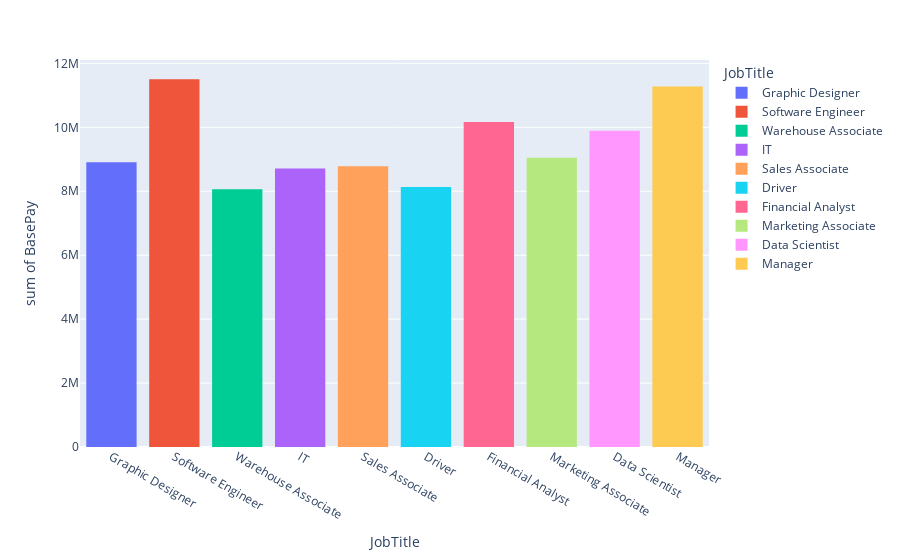

Write notebook code for a chart like this one.
### Markdown cell above
# Histogram

### Code cell
px.histogram(df,x='JobTitle',y='BasePay', color='JobTitle')

### Figure 1 — Plotly figure (JSON) as saved in the notebook; plotly's stock layout.template omitted (floating-point values rounded to 4 significant figures)
{"data": [{"alignmentgroup": "True", "bingroup": "x", "histfunc": "sum", "hovertemplate": "JobTitle=%{x}<br>sum of BasePay=%{y}<extra></extra>", "legendgroup": "Graphic Designer", "marker": {"color": "#636efa", "pattern": {"shape": ""}}, "name": "Graphic Designer", "offsetgroup": "Graphic Designer", "orientation": "v", "showlegend": true, "type": "histogram", "x": ["Graphic Designer", "Graphic Designer", "Graphic Designer", "Graphic Designer", "Graphic Designer", "Graphic Designer", "Graphic Designer", "Graphic Designer", "Graphic Designer", "Graphic Designer", "Graphic Designer", "Graphic Designer", "Graphic Designer", "Graphic Designer", "Graphic Designer", "Graphic Designer", "Graphic Designer", "Graphic Designer", "Graphic Designer", "Graphic Designer", "Graphic Designer", "Graphic Designer", "Graphic Designer", "Graphic Designer", "Graphic Designer", "Graphic Designer", "Graphic Designer", "Graphic Designer", "Graphic Designer", "Graphic Designer", "Graphic Designer", "Graphic Designer", "Graphic Designer", "Graphic Designer", "Graphic Designer", "Graphic Designer", "Graphic Designer", "Graphic Designer", "Graphic Designer", "Graphic Designer", "Graphic Designer", "Graphic Designer", "Graphic Designer", "Graphic Designer", "Graphic Designer", "Graphic Designer", "Graphic Designer", "Graphic Designer", "Graphic Designer", "Graphic Designer", "Graphic Designer", "Graphic Designer", "Graphic Designer", "Graphic Designer", "Graphic Designer", "Graphic Designer", "Graphic Designer", "Graphic Designer", "Graphic Designer", "Graphic Designer", "Graphic Designer", "Graphic Designer", "Graphic Designer", "Graphic Designer", "Graphic Designer", "Graphic Designer", "Graphic Designer", "Graphic Designer", "Graphic Designer", "Graphic Designer", "Graphic Designer", "Graphic Designer", "Graphic Designer", "Graphic Designer", "Graphic Designer", "Graphic Designer", "Graphic Designer", "Graphic Designer", "Graphic Designer", "Graphic Designer", "Graphic Designer", "Graphic Designer", "Graphic Designer", "Graphic Designer", "Graphic Designer", "Graphic Designer", "Graphic Designer", "Graphic Designer", "Graphic Designer", "Graphic Designer", "Graphic Designer", "Graphic Designer", "Graphic Designer", "Graphic Designer", "Graphic Designer", "Graphic Designer", "Graphic Designer", "Graphic Designer"], "xaxis": "x", "y": [42363, 99464, 67585, 112976, 102261, 71182, 88566, 74167, 86766, 83031, 69462, 96045, 78462, 83758, 40187, 66529, 108241, 61000, 93073, 106887, 100416, 89411, 57398, 120294, 102736, 75506, 81826, 50601, 103133, 114680, 72301, 108820, 102108, 132873, 95169, 88571, 130251, 116751, 99543, 66125, 125770, 56954, 59399, 79144, 107025, 100516, 105800, 118762, 106893, 85702, 75833, 123371, 105632, 127608, 104082, 126100, 120697, 70311, 66611, 70559, 69734, 91504, 55845, 106883, 113465, 55569, 97240, 84803, 41603, 72422, 97768, 76103, 100160, 80635, 133741, 99942, 101273, 75316, 111502, 106204, 111041, 107818, 108731, 114048, 82057, 73142, 107065, 115344, 96232, 72248, 75017, 135512, 96609, 63914, 90474, 36642, 91030, 81545], "yaxis": "y"}, {"alignmentgroup": "True", "bingroup": "x", "histfunc": "sum", "hovertemplate": "JobTitle=%{x}<br>sum of BasePay=%{y}<extra></extra>", "legendgroup": "Software Engineer", "marker": {"color": "#EF553B", "pattern": {"shape": ""}}, "name": "Software Engineer", "offsetgroup": "Software Engineer", "orientation": "v", "showlegend": true, "type": "histogram", "x": ["Software Engineer", "Software Engineer", "Software Engineer", "Software Engineer", "Software Engineer", "Software Engineer", "Software Engineer", "Software Engineer", "Software Engineer", "Software Engineer", "Software Engineer", "Software Engineer", "Software Engineer", "Software Engineer", "Software Engineer", "Software Engineer", "Software Engineer", "Software Engineer", "Software Engineer", "Software Engineer", "Software Engineer", "Software Engineer", "Software Engineer", "Software Engineer", "Software Engineer", "Software Engineer", "Software Engineer", "Software Engineer", "Software Engineer", "Software Engineer", "Software Engineer", "Software Engineer", "Software Engineer", "Software Engineer", "Software Engineer", "Software Engineer", "Software Engineer", "Software Engineer", "Software Engineer", "Software Engineer", "Software Engineer", "Software Engineer", "Software Engineer", "Software Engineer", "Software Engineer", "Software Engineer", "Software Engineer", "Software Engineer", "Software Engineer", "Software Engineer", "Software Engineer", "Software Engineer", "Software Engineer", "Software Engineer", "Software Engineer", "Software Engineer", "Software Engineer", "Software Engineer", "Software Engineer", "Software Engineer", "Software Engineer", "Software Engineer", "Software Engineer", "Software Engineer", "Software Engineer", "Software Engineer", "Software Engineer", "Software Engineer", "Software Engineer", "Software Engineer", "Software Engineer", "Software Engineer", "Software Engineer", "Software Engineer", "Software Engineer", "Software Engineer", "Software Engineer", "Software Engineer", "Software Engineer", "Software Engineer", "Software Engineer", "Software Engineer", "Software Engineer", "Software Engineer", "Software Engineer", "Software Engineer", "Software Engineer", "Software Engineer", "Software Engineer", "Software Engineer", "Software Engineer", "Software Engineer", "Software Engineer", "Software Engineer", "Software Engineer", "Software Engineer", "Software Engineer", "Software Engineer", "Software Engineer", "Software Engineer", "Software Engineer", "Software Engineer", "Software Engineer", "Software Engineer", "Software Engineer", "Software Engineer", "Software Engineer", "Software Engineer", "Software Engineer"], "xaxis": "x", "y": [108476, 108080, 97523, 132823, 100305, 66359, 96040, 91674, 92928, 88724, 119024, 81503, 89474, 88037, 112466, 88814, 68466, 80355, 82534, 125572, 103763, 68295, 79208, 142105, 109623, 120593, 106896, 87352, 139760, 101262, 77309, 88482, 120156, 65711, 66084, 130826, 74316, 107366, 139841, 111903, 155834, 140445, 86675, 112491, 157852, 134758, 61527, 112134, 124817, 92099, 155676, 124871, 92289, 102597, 145632, 89811, 154039, 98281, 121821, 113122, 92154, 76654, 118231, 110886, 83264, 106146, 95754, 114029, 134757, 103978, 89225, 79462, 87848, 132323, 71278, 126239, 119522, 128680, 109136, 94745, 103181, 120096, 157277, 122624, 106503, 67913, 138184, 117131, 79177, 139068, 121910, 82277, 81515, 81057, 65313, 55555, 160460, 86650, 104623, 86375, 118282, 127250, 81547, 124660, 93855, 132815, 106045, 109606, 119069], "yaxis": "y"}, {"alignmentgroup": "True", "bingroup": "x", "histfunc": "sum", "hovertemplate": "JobTitle=%{x}<br>sum of BasePay=%{y}<extra></extra>", "legendgroup": "Warehouse Associate", "marker": {"color": "#00cc96", "pattern": {"shape": ""}}, "name": "Warehouse Associate", "offsetgroup": "Warehouse Associate", "orientation": "v", "showlegend": true, "type": "histogram", "x": ["Warehouse Associate", "Warehouse Associate", "Warehouse Associate", "Warehouse Associate", "Warehouse Associate", "Warehouse Associate", "Warehouse Associate", "Warehouse Associate", "Warehouse Associate", "Warehouse Associate", "Warehouse Associate", "Warehouse Associate", "Warehouse Associate", "Warehouse Associate", "Warehouse Associate", "Warehouse Associate", "Warehouse Associate", "Warehouse Associate", "Warehouse Associate", "Warehouse Associate", "Warehouse Associate", "Warehouse Associate", "Warehouse Associate", "Warehouse Associate", "Warehouse Associate", "Warehouse Associate", "Warehouse Associate", "Warehouse Associate", "Warehouse Associate", "Warehouse Associate", "Warehouse Associate", "Warehouse Associate", "Warehouse Associate", "Warehouse Associate", "Warehouse Associate", "Warehouse Associate", "Warehouse Associate", "Warehouse Associate", "Warehouse Associate", "Warehouse Associate", "Warehouse Associate", "Warehouse Associate", "Warehouse Associate", "Warehouse Associate", "Warehouse Associate", "Warehouse Associate", "Warehouse Associate", "Warehouse Associate", "Warehouse Associate", "Warehouse Associate", "Warehouse Associate", "Warehouse Associate", "Warehouse Associate", "Warehouse Associate", "Warehouse Associate", "Warehouse Associate", "Warehouse Associate", "Warehouse Associate", "Warehouse Associate", "Warehouse Associate", "Warehouse Associate", "Warehouse Associate", "Warehouse Associate", "Warehouse Associate", "Warehouse Associate", "Warehouse Associate", "Warehouse Associate", "Warehouse Associate", "Warehouse Associate", "Warehouse Associate", "Warehouse Associate", "Warehouse Associate", "Warehouse Associate", "Warehouse Associate", "Warehouse Associate", "Warehouse Associate", "Warehouse Associate", "Warehouse Associate", "Warehouse Associate", "Warehouse Associate", "Warehouse Associate", "Warehouse Associate", "Warehouse Associate", "Warehouse Associate", "Warehouse Associate", "Warehouse Associate", "Warehouse Associate", "Warehouse Associate", "Warehouse Associate", "Warehouse Associate"], "xaxis": "x", "y": [90208, 86220, 95584, 99545, 108446, 85205, 104271, 58219, 82453, 127085, 101154, 74938, 77584, 80192, 48755, 59044, 109419, 111342, 92358, 76517, 87684, 88994, 68639, 64844, 93470, 86423, 106478, 108922, 102815, 106158, 121376, 92722, 62260, 62097, 37026, 83025, 94973, 133927, 56172, 77793, 84930, 93306, 91568, 76865, 85306, 87134, 114479, 64624, 90005, 78021, 66407, 72945, 92080, 77655, 116774, 94927, 83774, 114733, 81988, 68300, 68384, 128669, 82244, 100465, 126375, 106233, 58130, 118322, 79274, 63928, 79334, 125574, 92516, 106963, 90612, 93441, 85453, 102106, 71371, 87575, 134109, 82343, 64994, 120277, 90000, 74829, 106722, 126256, 45915, 107479], "yaxis": "y"}, {"alignmentgroup": "True", "bingroup": "x", "histfunc": "sum", "hovertemplate": "JobTitle=%{x}<br>sum of BasePay=%{y}<extra></extra>", "legendgroup": "IT", "marker": {"color": "#ab63fa", "pattern": {"shape": ""}}, "name": "IT", "offsetgroup": "IT", "orientation": "v", "showlegend": true, "type": "histogram", "x": ["IT", "IT", "IT", "IT", "IT", "IT", "IT", "IT", "IT", "IT", "IT", "IT", "IT", "IT", "IT", "IT", "IT", "IT", "IT", "IT", "IT", "IT", "IT", "IT", "IT", "IT", "IT", "IT", "IT", "IT", "IT", "IT", "IT", "IT", "IT", "IT", "IT", "IT", "IT", "IT", "IT", "IT", "IT", "IT", "IT", "IT", "IT", "IT", "IT", "IT", "IT", "IT", "IT", "IT", "IT", "IT", "IT", "IT", "IT", "IT", "IT", "IT", "IT", "IT", "IT", "IT", "IT", "IT", "IT", "IT", "IT", "IT", "IT", "IT", "IT", "IT", "IT", "IT", "IT", "IT", "IT", "IT", "IT", "IT", "IT", "IT", "IT", "IT", "IT", "IT", "IT", "IT", "IT", "IT", "IT", "IT"], "xaxis": "x", "y": [70890, 112392, 84638, 78986, 102120, 88152, 127769, 47036, 53956, 108495, 126828, 69855, 72542, 80981, 83499, 127062, 74073, 90024, 54245, 109345, 78113, 98515, 102247, 64958, 100014, 95964, 82126, 37780, 121210, 104361, 98100, 133472, 75811, 79544, 70846, 75932, 56309, 91066, 131275, 98456, 75518, 64468, 94354, 88749, 77881, 65225, 56656, 70157, 99369, 67323, 93335, 45747, 132267, 90542, 111120, 165229, 105598, 49622, 98423, 111770, 106584, 81325, 118314, 101791, 84878, 55560, 104589, 61081, 126370, 103416, 124847, 113283, 93802, 96982, 57500, 101050, 93358, 131411, 98995, 109645, 64807, 41151, 49449, 99472, 85648, 109832, 92257, 59377, 112502, 89272, 105771, 91447, 110627, 92950, 112169, 106945], "yaxis": "y"}, {"alignmentgroup": "True", "bingroup": "x", "histfunc": "sum", "hovertemplate": "JobTitle=%{x}<br>sum of BasePay=%{y}<extra></extra>", "legendgroup": "Sales Associate", "marker": {"color": "#FFA15A", "pattern": {"shape": ""}}, "name": "Sales Associate", "offsetgroup": "Sales Associate", "orientation": "v", "showlegend": true, "type": "histogram", "x": ["Sales Associate", "Sales Associate", "Sales Associate", "Sales Associate", "Sales Associate", "Sales Associate", "Sales Associate", "Sales Associate", "Sales Associate", "Sales Associate", "Sales Associate", "Sales Associate", "Sales Associate", "Sales Associate", "Sales Associate", "Sales Associate", "Sales Associate", "Sales Associate", "Sales Associate", "Sales Associate", "Sales Associate", "Sales Associate", "Sales Associate", "Sales Associate", "Sales Associate", "Sales Associate", "Sales Associate", "Sales Associate", "Sales Associate", "Sales Associate", "Sales Associate", "Sales Associate", "Sales Associate", "Sales Associate", "Sales Associate", "Sales Associate", "Sales Associate", "Sales Associate", "Sales Associate", "Sales Associate", "Sales Associate", "Sales Associate", "Sales Associate", "Sales Associate", "Sales Associate", "Sales Associate", "Sales Associate", "Sales Associate", "Sales Associate", "Sales Associate", "Sales Associate", "Sales Associate", "Sales Associate", "Sales Associate", "Sales Associate", "Sales Associate", "Sales Associate", "Sales Associate", "Sales Associate", "Sales Associate", "Sales Associate", "Sales Associate", "Sales Associate", "Sales Associate", "Sales Associate", "Sales Associate", "Sales Associate", "Sales Associate", "Sales Associate", "Sales Associate", "Sales Associate", "Sales Associate", "Sales Associate", "Sales Associate", "Sales Associate", "Sales Associate", "Sales Associate", "Sales Associate", "Sales Associate", "Sales Associate", "Sales Associate", "Sales Associate", "Sales Associate", "Sales Associate", "Sales Associate", "Sales Associate", "Sales Associate", "Sales Associate", "Sales Associate", "Sales Associate", "Sales Associate", "Sales Associate", "Sales Associate", "Sales Associate"], "xaxis": "x", "y": [106524, 90386, 103007, 90780, 83034, 66168, 52633, 52290, 84132, 135013, 115165, 84844, 57783, 129425, 129609, 100091, 80135, 61164, 93268, 85928, 72120, 108288, 94492, 100463, 92276, 56745, 98321, 77275, 128173, 102473, 89570, 118653, 105410, 113544, 37898, 84935, 85948, 127561, 85398, 91566, 131608, 118888, 110746, 85986, 87418, 76522, 112188, 87131, 90426, 87585, 64754, 75238, 66377, 129620, 81866, 124470, 70595, 101133, 83095, 84592, 121589, 102745, 95505, 98499, 59334, 117202, 66887, 116642, 106798, 78625, 64920, 51837, 136209, 96023, 60983, 120579, 83308, 49553, 130417, 91342, 101140, 96900, 94154, 67296, 101423, 142505, 106279, 112604, 92468, 113031, 88195, 86795, 82164, 102593], "yaxis": "y"}, {"alignmentgroup": "True", "bingroup": "x", "histfunc": "sum", "hovertemplate": "JobTitle=%{x}<br>sum of BasePay=%{y}<extra></extra>", "legendgroup": "Driver", "marker": {"color": "#19d3f3", "pattern": {"shape": ""}}, "name": "Driver", "offsetgroup": "Driver", "orientation": "v", "showlegend": true, "type": "histogram", "x": ["Driver", "Driver", "Driver", "Driver", "Driver", "Driver", "Driver", "Driver", "Driver", "Driver", "Driver", "Driver", "Driver", "Driver", "Driver", "Driver", "Driver", "Driver", "Driver", "Driver", "Driver", "Driver", "Driver", "Driver", "Driver", "Driver", "Driver", "Driver", "Driver", "Driver", "Driver", "Driver", "Driver", "Driver", "Driver", "Driver", "Driver", "Driver", "Driver", "Driver", "Driver", "Driver", "Driver", "Driver", "Driver", "Driver", "Driver", "Driver", "Driver", "Driver", "Driver", "Driver", "Driver", "Driver", "Driver", "Driver", "Driver", "Driver", "Driver", "Driver", "Driver", "Driver", "Driver", "Driver", "Driver", "Driver", "Driver", "Driver", "Driver", "Driver", "Driver", "Driver", "Driver", "Driver", "Driver", "Driver", "Driver", "Driver", "Driver", "Driver", "Driver", "Driver", "Driver", "Driver", "Driver", "Driver", "Driver", "Driver", "Driver", "Driver", "Driver"], "xaxis": "x", "y": [62759, 72038, 62692, 82832, 77032, 90368, 65012, 97414, 42722, 72754, 91049, 129132, 100183, 110049, 106788, 72827, 102966, 64008, 73801, 90330, 92687, 104657, 56318, 88213, 100859, 75901, 92458, 69367, 78750, 71824, 89678, 68797, 87998, 130720, 88781, 68403, 77751, 79291, 57070, 70088, 118629, 76700, 135781, 101249, 89170, 78751, 86122, 66203, 67210, 43076, 111726, 78472, 100433, 111043, 91160, 101716, 81301, 78002, 51906, 83333, 120159, 95795, 92760, 88230, 128520, 62753, 88175, 113140, 68175, 108475, 75919, 104468, 61018, 118093, 100941, 114436, 107064, 103242, 120112, 110157, 95898, 130082, 59493, 115981, 112719, 103328, 60026, 116803, 97789, 124530, 67150], "yaxis": "y"}, {"alignmentgroup": "True", "bingroup": "x", "histfunc": "sum", "hovertemplate": "JobTitle=%{x}<br>sum of BasePay=%{y}<extra></extra>", "legendgroup": "Financial Analyst", "marker": {"color": "#FF6692", "pattern": {"shape": ""}}, "name": "Financial Analyst", "offsetgroup": "Financial Analyst", "orientation": "v", "showlegend": true, "type": "histogram", "x": ["Financial Analyst", "Financial Analyst", "Financial Analyst", "Financial Analyst", "Financial Analyst", "Financial Analyst", "Financial Analyst", "Financial Analyst", "Financial Analyst", "Financial Analyst", "Financial Analyst", "Financial Analyst", "Financial Analyst", "Financial Analyst", "Financial Analyst", "Financial Analyst", "Financial Analyst", "Financial Analyst", "Financial Analyst", "Financial Analyst", "Financial Analyst", "Financial Analyst", "Financial Analyst", "Financial Analyst", "Financial Analyst", "Financial Analyst", "Financial Analyst", "Financial Analyst", "Financial Analyst", "Financial Analyst", "Financial Analyst", "Financial Analyst", "Financial Analyst", "Financial Analyst", "Financial Analyst", "Financial Analyst", "Financial Analyst", "Financial Analyst", "Financial Analyst", "Financial Analyst", "Financial Analyst", "Financial Analyst", "Financial Analyst", "Financial Analyst", "Financial Analyst", "Financial Analyst", "Financial Analyst", "Financial Analyst", "Financial Analyst", "Financial Analyst", "Financial Analyst", "Financial Analyst", "Financial Analyst", "Financial Analyst", "Financial Analyst", "Financial Analyst", "Financial Analyst", "Financial Analyst", "Financial Analyst", "Financial Analyst", "Financial Analyst", "Financial Analyst", "Financial Analyst", "Financial Analyst", "Financial Analyst", "Financial Analyst", "Financial Analyst", "Financial Analyst", "Financial Analyst", "Financial Analyst", "Financial Analyst", "Financial Analyst", "Financial Analyst", "Financial Analyst", "Financial Analyst", "Financial Analyst", "Financial Analyst", "Financial Analyst", "Financial Analyst", "Financial Analyst", "Financial Analyst", "Financial Analyst", "Financial Analyst", "Financial Analyst", "Financial Analyst", "Financial Analyst", "Financial Analyst", "Financial Analyst", "Financial Analyst", "Financial Analyst", "Financial Analyst", "Financial Analyst", "Financial Analyst", "Financial Analyst", "Financial Analyst", "Financial Analyst", "Financial Analyst", "Financial Analyst", "Financial Analyst", "Financial Analyst", "Financial Analyst", "Financial Analyst", "Financial Analyst", "Financial Analyst", "Financial Analyst", "Financial Analyst", "Financial Analyst"], "xaxis": "x", "y": [84007, 88422, 83323, 97328, 113640, 111019, 92622, 146190, 117554, 109369, 91978, 106194, 88047, 87608, 102716, 98531, 104435, 119381, 113180, 114421, 71858, 100070, 64852, 76773, 89559, 112941, 129406, 98900, 67749, 40341, 114007, 69878, 65164, 87409, 126626, 60892, 83620, 120154, 119931, 113730, 67762, 90307, 96777, 78564, 91905, 121728, 62377, 90002, 116758, 75397, 97797, 65750, 69320, 78132, 116875, 116069, 94590, 88725, 98535, 105601, 100769, 126269, 101534, 48570, 66935, 79142, 78084, 71590, 93067, 104744, 98512, 82790, 84628, 129683, 76908, 93696, 122142, 50758, 84683, 114171, 95795, 99134, 111403, 115613, 80030, 84047, 141186, 85947, 119058, 91129, 92891, 124151, 61609, 84725, 114031, 68643, 139042, 108719, 101515, 67089, 99643, 63300, 90999, 96665, 92347, 97376, 123108], "yaxis": "y"}, {"alignmentgroup": "True", "bingroup": "x", "histfunc": "sum", "hovertemplate": "JobTitle=%{x}<br>sum of BasePay=%{y}<extra></extra>", "legendgroup": "Marketing Associate", "marker": {"color": "#B6E880", "pattern": {"shape": ""}}, "name": "Marketing Associate", "offsetgroup": "Marketing Associate", "orientation": "v", "showlegend": true, "type": "histogram", "x": ["Marketing Associate", "Marketing Associate", "Marketing Associate", "Marketing Associate", "Marketing Associate", "Marketing Associate", "Marketing Associate", "Marketing Associate", "Marketing Associate", "Marketing Associate", "Marketing Associate", "Marketing Associate", "Marketing Associate", "Marketing Associate", "Marketing Associate", "Marketing Associate", "Marketing Associate", "Marketing Associate", "Marketing Associate", "Marketing Associate", "Marketing Associate", "Marketing Associate", "Marketing Associate", "Marketing Associate", "Marketing Associate", "Marketing Associate", "Marketing Associate", "Marketing Associate", "Marketing Associate", "Marketing Associate", "Marketing Associate", "Marketing Associate", "Marketing Associate", "Marketing Associate", "Marketing Associate", "Marketing Associate", "Marketing Associate", "Marketing Associate", "Marketing Associate", "Marketing Associate", "Marketing Associate", "Marketing Associate", "Marketing Associate", "Marketing Associate", "Marketing Associate", "Marketing Associate", "Marketing Associate", "Marketing Associate", "Marketing Associate", "Marketing Associate", "Marketing Associate", "Marketing Associate", "Marketing Associate", "Marketing Associate", "Marketing Associate", "Marketing Associate", "Marketing Associate", "Marketing Associate", "Marketing Associate", "Marketing Associate", "Marketing Associate", "Marketing Associate", "Marketing Associate", "Marketing Associate", "Marketing Associate", "Marketing Associate", "Marketing Associate", "Marketing Associate", "Marketing Associate", "Marketing Associate", "Marketing Associate", "Marketing Associate", "Marketing Associate", "Marketing Associate", "Marketing Associate", "Marketing Associate", "Marketing Associate", "Marketing Associate", "Marketing Associate", "Marketing Associate", "Marketing Associate", "Marketing Associate", "Marketing Associate", "Marketing Associate", "Marketing Associate", "Marketing Associate", "Marketing Associate", "Marketing Associate", "Marketing Associate", "Marketing Associate", "Marketing Associate", "Marketing Associate", "Marketing Associate", "Marketing Associate", "Marketing Associate", "Marketing Associate", "Marketing Associate", "Marketing Associate", "Marketing Associate", "Marketing Associate", "Marketing Associate", "Marketing Associate", "Marketing Associate", "Marketing Associate", "Marketing Associate", "Marketing Associate", "Marketing Associate", "Marketing Associate", "Marketing Associate", "Marketing Associate", "Marketing Associate", "Marketing Associate", "Marketing Associate", "Marketing Associate", "Marketing Associate", "Marketing Associate", "Marketing Associate", "Marketing Associate"], "xaxis": "x", "y": [73357, 80306, 86886, 97376, 76286, 46263, 103384, 51331, 96061, 89822, 62040, 59251, 63695, 77793, 57469, 91713, 86516, 46903, 44325, 60070, 49830, 82338, 86036, 95687, 128970, 67530, 69254, 87435, 58807, 81995, 71794, 36548, 73989, 102201, 57782, 71772, 66438, 79674, 85161, 65547, 62054, 70374, 104355, 54817, 79707, 82755, 96500, 49632, 69268, 77223, 53220, 34208, 49303, 76806, 116834, 75294, 72030, 94763, 86241, 123242, 36972, 112507, 100316, 59006, 74305, 38451, 106315, 92797, 93805, 109931, 88365, 57672, 110636, 73404, 68364, 81249, 77584, 73685, 79237, 86538, 77742, 98575, 38613, 62866, 47739, 63327, 52578, 99543, 55885, 107370, 39741, 36585, 93054, 81661, 38855, 86563, 62600, 100415, 88820, 112489, 53839, 114906, 93018, 69928, 108587, 95995, 107572, 76726, 54945, 60271, 66028, 91300, 97696, 62738, 98796, 80789, 85253, 62644], "yaxis": "y"}, {"alignmentgroup": "True", "bingroup": "x", "histfunc": "sum", "hovertemplate": "JobTitle=%{x}<br>sum of BasePay=%{y}<extra></extra>", "legendgroup": "Data Scientist", "marker": {"color": "#FF97FF", "pattern": {"shape": ""}}, "name": "Data Scientist", "offsetgroup": "Data Scientist", "orientation": "v", "showlegend": true, "type": "histogram", "x": ["Data Scientist", "Data Scientist", "Data Scientist", "Data Scientist", "Data Scientist", "Data Scientist", "Data Scientist", "Data Scientist", "Data Scientist", "Data Scientist", "Data Scientist", "Data Scientist", "Data Scientist", "Data Scientist", "Data Scientist", "Data Scientist", "Data Scientist", "Data Scientist", "Data Scientist", "Data Scientist", "Data Scientist", "Data Scientist", "Data Scientist", "Data Scientist", "Data Scientist", "Data Scientist", "Data Scientist", "Data Scientist", "Data Scientist", "Data Scientist", "Data Scientist", "Data Scientist", "Data Scientist", "Data Scientist", "Data Scientist", "Data Scientist", "Data Scientist", "Data Scientist", "Data Scientist", "Data Scientist", "Data Scientist", "Data Scientist", "Data Scientist", "Data Scientist", "Data Scientist", "Data Scientist", "Data Scientist", "Data Scientist", "Data Scientist", "Data Scientist", "Data Scientist", "Data Scientist", "Data Scientist", "Data Scientist", "Data Scientist", "Data Scientist", "Data Scientist", "Data Scientist", "Data Scientist", "Data Scientist", "Data Scientist", "Data Scientist", "Data Scientist", "Data Scientist", "Data Scientist", "Data Scientist", "Data Scientist", "Data Scientist", "Data Scientist", "Data Scientist", "Data Scientist", "Data Scientist", "Data Scientist", "Data Scientist", "Data Scientist", "Data Scientist", "Data Scientist", "Data Scientist", "Data Scientist", "Data Scientist", "Data Scientist", "Data Scientist", "Data Scientist", "Data Scientist", "Data Scientist", "Data Scientist", "Data Scientist", "Data Scientist", "Data Scientist", "Data Scientist", "Data Scientist", "Data Scientist", "Data Scientist", "Data Scientist", "Data Scientist", "Data Scientist", "Data Scientist", "Data Scientist", "Data Scientist", "Data Scientist", "Data Scientist", "Data Scientist", "Data Scientist", "Data Scientist", "Data Scientist", "Data Scientist", "Data Scientist"], "xaxis": "x", "y": [92067, 74523, 113252, 96355, 87121, 70643, 89415, 71105, 71193, 59212, 55189, 50401, 46693, 127156, 110731, 101173, 67617, 97625, 100115, 133495, 58054, 78623, 98010, 91099, 65907, 80937, 97000, 80494, 102910, 84021, 55954, 60736, 59458, 73306, 62753, 129226, 87150, 71946, 80171, 40056, 82850, 122037, 83894, 75227, 104314, 123172, 67040, 107476, 82345, 103908, 86651, 114693, 90713, 125770, 97846, 98959, 98366, 73798, 98165, 113274, 57915, 87682, 68049, 76523, 138365, 72497, 91711, 78910, 93742, 53855, 93320, 108366, 79765, 83674, 96582, 108778, 96584, 102265, 65816, 106452, 100505, 108296, 90526, 139141, 77839, 104290, 84764, 117215, 107640, 61589, 124166, 125828, 115641, 141005, 122352, 101284, 78836, 121457, 114141, 95798, 128730, 123333, 121239, 87314, 106918, 97311, 108977], "yaxis": "y"}, {"alignmentgroup": "True", "bingroup": "x", "histfunc": "sum", "hovertemplate": "JobTitle=%{x}<br>sum of BasePay=%{y}<extra></extra>", "legendgroup": "Manager", "marker": {"color": "#FECB52", "pattern": {"shape": ""}}, "name": "Manager", "offsetgroup": "Manager", "orientation": "v", "showlegend": true, "type": "histogram", "x": ["Manager", "Manager", "Manager", "Manager", "Manager", "Manager", "Manager", "Manager", "Manager", "Manager", "Manager", "Manager", "Manager", "Manager", "Manager", "Manager", "Manager", "Manager", "Manager", "Manager", "Manager", "Manager", "Manager", "Manager", "Manager", "Manager", "Manager", "Manager", "Manager", "Manager", "Manager", "Manager", "Manager", "Manager", "Manager", "Manager", "Manager", "Manager", "Manager", "Manager", "Manager", "Manager", "Manager", "Manager", "Manager", "Manager", "Manager", "Manager", "Manager", "Manager", "Manager", "Manager", "Manager", "Manager", "Manager", "Manager", "Manager", "Manager", "Manager", "Manager", "Manager", "Manager", "Manager", "Manager", "Manager", "Manager", "Manager", "Manager", "Manager", "Manager", "Manager", "Manager", "Manager", "Manager", "Manager", "Manager", "Manager", "Manager", "Manager", "Manager", "Manager", "Manager", "Manager", "Manager", "Manager", "Manager", "Manager", "Manager", "Manager", "Manager"], "xaxis": "x", "y": [131311, 146615, 119162, 98519, 103107, 90685, 103479, 107140, 157410, 104526, 123422, 90482, 106560, 104202, 109346, 155203, 143887, 176789, 160614, 150467, 117629, 121682, 123114, 121949, 118088, 138851, 89648, 112854, 143189, 144146, 130093, 83262, 110643, 107859, 129885, 115567, 117648, 135073, 148178, 106056, 149771, 110594, 157644, 113009, 115383, 127013, 90736, 150914, 100183, 121506, 121151, 124891, 125339, 105795, 125164, 119033, 103156, 135106, 157169, 104329, 146008, 152710, 152081, 134450, 100819, 152625, 133910, 155826, 114621, 138163, 163208, 136215, 149893, 111896, 114943, 80259, 123153, 115604, 145095, 115742, 119794, 119893, 131980, 135638, 179726, 106916, 124782, 136836, 110078, 120574], "yaxis": "y"}], "layout": {"barmode": "relative", "legend": {"title": {"text": "JobTitle"}, "tracegroupgap": 0}, "margin": {"t": 60}, "xaxis": {"anchor": "y", "categoryarray": ["Graphic Designer", "Software Engineer", "Warehouse Associate", "IT", "Sales Associate", "Driver", "Financial Analyst", "Marketing Associate", "Data Scientist", "Manager"], "categoryorder": "array", "domain": [0, 1], "title": {"text": "JobTitle"}}, "yaxis": {"anchor": "x", "domain": [0, 1], "title": {"text": "sum of BasePay"}}}}
